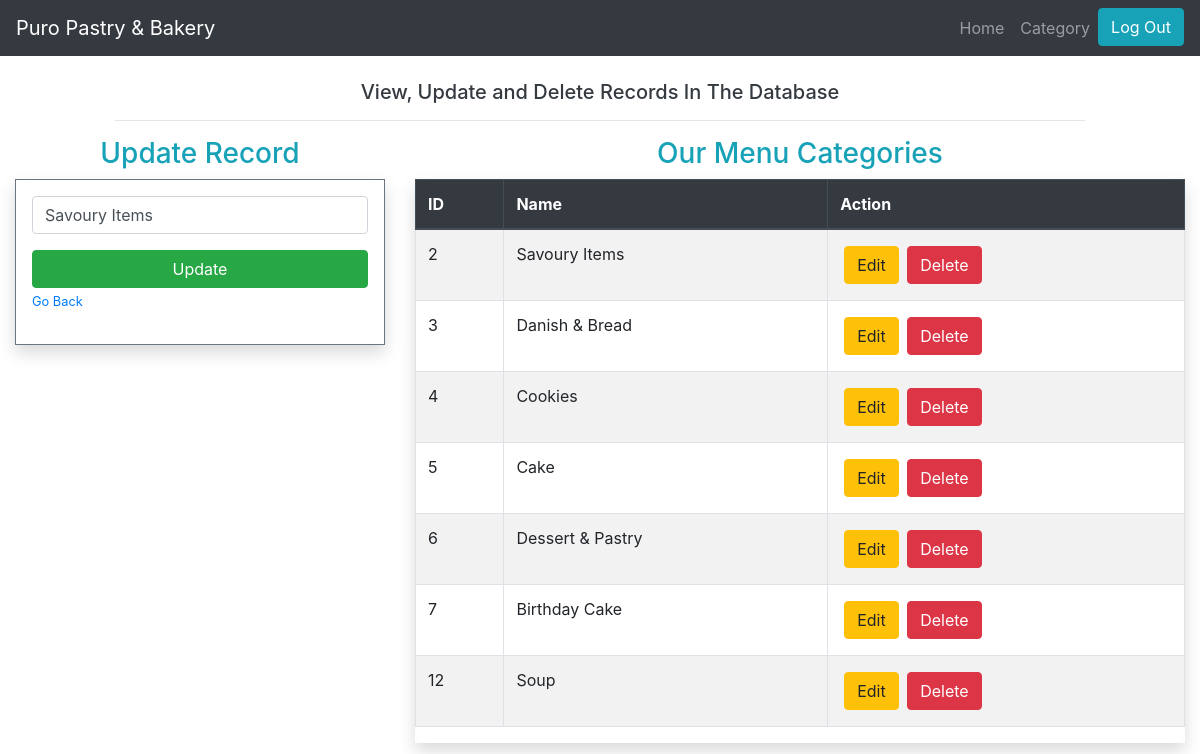
Page /admin/category.php?edit=2 on the committed database.
### tables this page shows
CREATE TABLE `category` (
  `CategoryID` int(11) NOT NULL,
  `CategoryName` varchar(255) NOT NULL
);

### admin/action.php (called while the page is built, shortened)
<?php
include 'database.php';
 if(isset($_GET['edit'])){
   $id = $_GET['edit'];
   $query = "select * from category where CategoryID = ? ";
   $stmt = $connection->prepare($query);
   $stmt->bind_param('i', $id);
   $stmt->execute();
   $result = $stmt->get_result();
   $row = $result->fetch_assoc();
   $name = $row['CategoryName'];
   $update = true;
 }
?>

### admin/category.php (the view, shortened to what this page needs)
<?php
 include('includes/header.php');
 include 'action.php';
?>
<div class="container-fluid py-4">
   <div class="row justify-content-center">
      <div class="col-md-10">
        <h5 class="text-center text-dark">View, Update and Delete Records In The Database</h5>
        <hr>
      </div>
    </div>
      <div class="row">
         <div class="col-md-4 mb-5">
           <?php if($update == true){ ?>
            <h3 class="text-center text-info">Update Record</h3>
         <?php }else { ?>
              <h3 class="text-center text-info">Add Record</h3>
         <?php } ?>
            <form class="border border-secondary p-3 shadow" action="action.php" method="post" enctype="multipart/form-data">
               <div class="form-group">
                 <input type="text" name="category_name" class="form-control" value="<?php echo $name; ?>" placeholder="Enter Your Category" required>
               </div>
              <div class="form-group">
                <?php if($update == true){ ?>
                <input type="submit" name="update_category" class="btn btn-success btn-block" value="Update">
                 <a href="category.php" class="small btn-link">Go Back</a>
                <?php }else { ?>
                <input type="submit" name="add_category" class="btn btn-primary btn-block" value="Add">
                <?php } ?>
              </div>
           </form>
         </div>
         <div class="col-md-8 mb-5">
           <?php
              $sql = "select * from category";
              $stmt = $connection->prepare($sql);
              $stmt->execute();
              $result = $stmt->get_result();
           ?>
           <h3 class="text-center text-info">Our Menu Categories</h3>
     <div class="table-responsive shadow">
    <table class="table table-striped table-hover table-bordered">
       <thead class="thead-dark">
       <tr>
          <th>ID</th>
         <th>Name</th>
         <th>Action</th>
       </tr>
       </thead>
       <tbody>
         <?php while($row = $result->fetch_assoc()){ ?>
       <tr>
          <td><?php echo $row['CategoryID']; ?></td>
          <td><?php echo $row['CategoryName']; ?></td>
          <td>
            <a href="category.php?edit=<?php echo $row['CategoryID']; ?>" class="btn btn-warning m-1">Edit</a>
            <a href="action.php?delete=<?php echo $row['CategoryID']; ?>" class="btn btn-danger m1" onclick="return confirm('Do You Want To Delete This Record ?');">Delete</a>
          </td>
       </tr>
       <?php  } ?>
       </tbody>
     </table>
     </div>
         </div>
      </div>
</div>
<?php
 include('includes/footer.php');
?>

### rows in the picture
category: category_name "Savoury Items", CategoryID "2", CategoryName "Savoury Items"
category: CategoryID "3", CategoryName "Danish & Bread"
category: CategoryID "4", CategoryName "Cookies"
category: CategoryID "5", CategoryName "Cake"
category: CategoryID "6", CategoryName "Dessert & Pastry"
category: CategoryID "7", CategoryName "Birthday Cake"
category: CategoryID "12", CategoryName "Soup"
